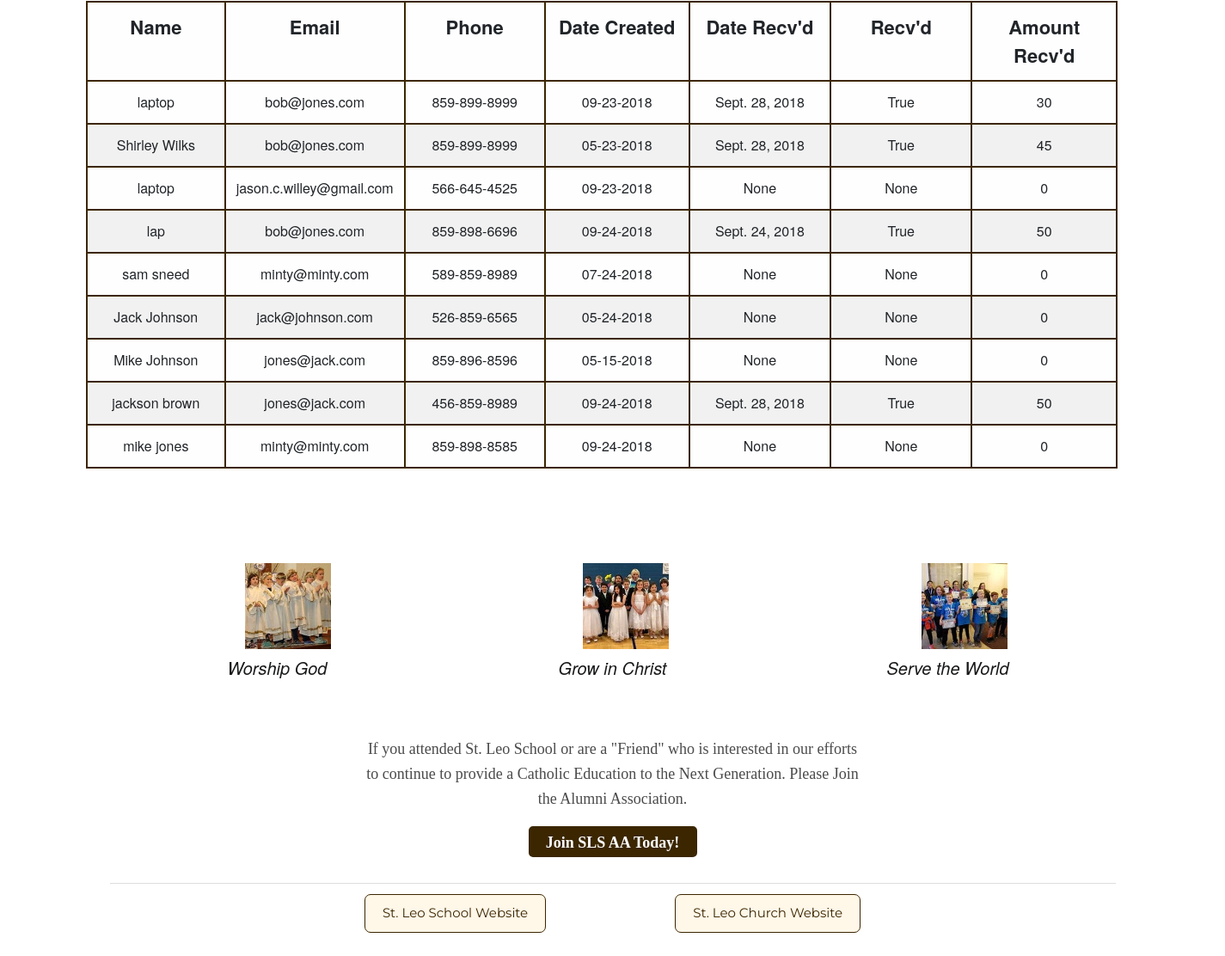
Before: /41369/ (lower part) with the older database file.
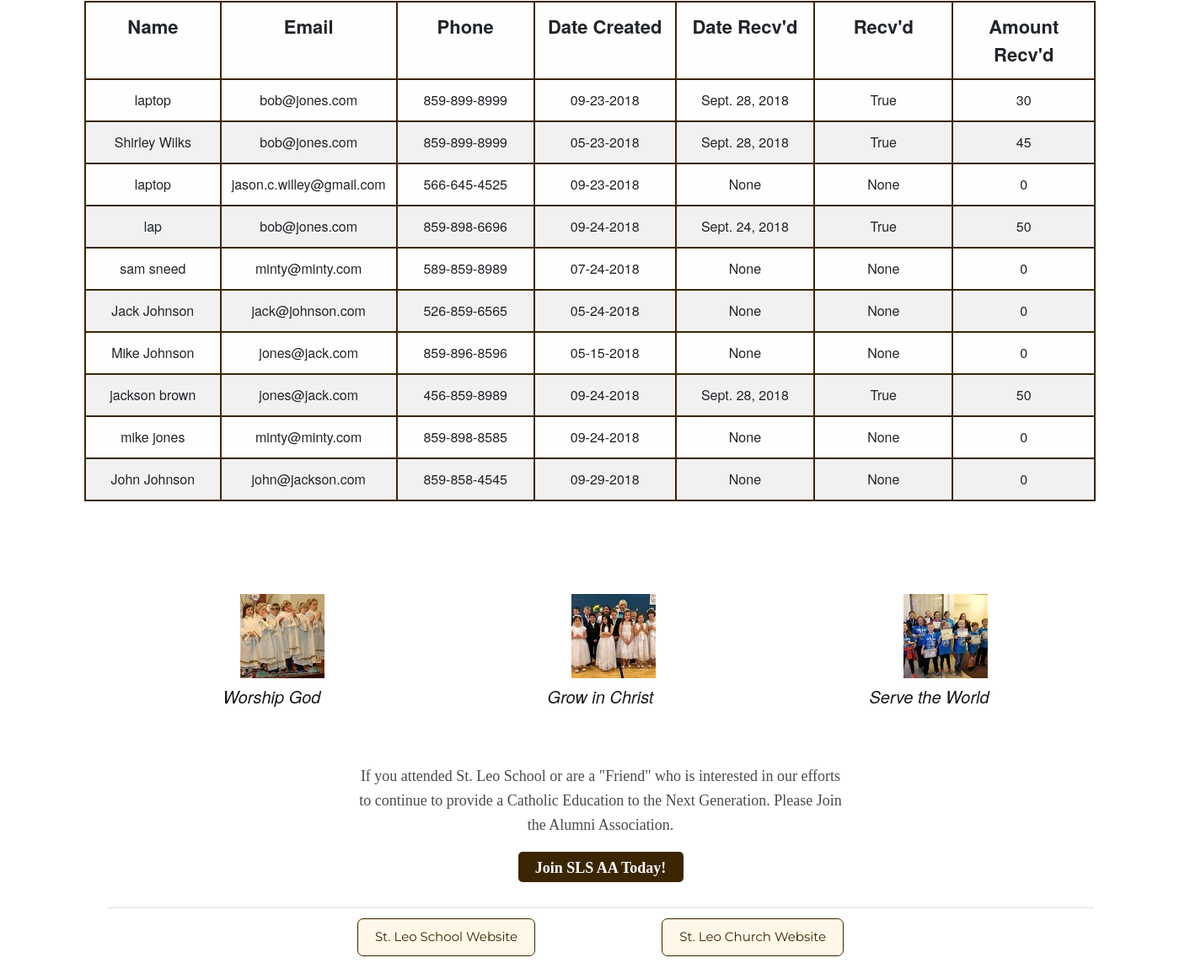
After: the same page with the newer database file.
### signup/models.py (models this page shows, shortened)
class DonorInfo(models.Model):
    name = models.CharField(max_length=35)
    street_address = models.CharField(blank=True, null=True, max_length=50)
    city = models.CharField(max_length=25, blank=True, null=True)
    state = models.CharField(max_length=2, blank=True, null=True)
    zipcode = models.IntegerField(null=True)
    email = models.EmailField(max_length=35, blank=True, null=True)
    phone = models.CharField(max_length=15, null=True, blank=True)
    date_created = models.DateTimeField(default=datetime.datetime.now, null=True)
    payment_recvd = models.NullBooleanField(null=True, blank=True)
    date_recvd = models.DateField(null=True, blank=True)
    amount_recvd = models.IntegerField(default=0)

### signup/views.py (the view)
# urls.py: path('41369/', views.reports, name='reports'),
def reports(request):
    accounts = DonorInfo.objects.all()
    for account in accounts:
        created = account.date_created
        payment_recvd = account.payment_recvd
        date_created = created.strftime("%m-%d-%Y")
        date_recvd = account.date_recvd
        name = account.name
        phone = account.phone
        email = account.email
        plusthirty = (created + timedelta(30))
        thirtydays = plusthirty.strftime("%m-%d-%Y")
        context = {'payment_recvd': payment_recvd, 'accounts': accounts, 'name':name, 'email':email, 'phone':phone, 'date_created': date_created,  'thirtydays': thirtydays}
        return render(request, '41369.html', context)

### templates/41369.html (shortened to what this page needs)
{% extends 'base.html' %}
{% load widget_tweaks %}
{% load static %}
{% load bootstrap3 %}
{% block content1 %}
<body class="" cz-shortcut-listen="true">
  {% endblock %}
{% block content %}
  <div id="users"><br>
    <input class="search" placeholder="Searcy by Name" style='height: 60px; width: 300px;color: black; margin-right: 450px;' /><br>
<table class= 'table'>
               <tr>
                 <th>Name</th>
                 <th>Email</th>
                 <th>Phone</th>
                 <th>Date Created</th>
                  <th>Date Recv'd</th>
                 <th>Recv'd</th>
                 <th>Amount Recv'd</th>
                </tr>
               <tbody class="list">
                     {% for account in accounts %}
                     <tr>
                         <td class="name">{{account.name}}</td>
                         <td class="email">{{account.email}}</td>
                         <td class="phone">{{account.phone}}</td>
                         <td class="date_created">{{account.date_created}}</td>
                         <td class='date_recvd'>{{account.date_recvd}}</td>
                         <td class='payment_recvd'>{{account.payment_recvd}}</td>
                         <td class='amount_recvd'>{{account.amount_recvd}}</td>
                     </tr>
                     {% endfor %}
                 </tbody>
</table>
  </div>
{% endblock %}

Changed rows visible on the page:
added DonorInfo: name "John Johnson", email "john@jackson.com", phone "859-858-4545", date_created "09-29-2018", date_recvd "None", payment_recvd "None", amount_recvd "0"
